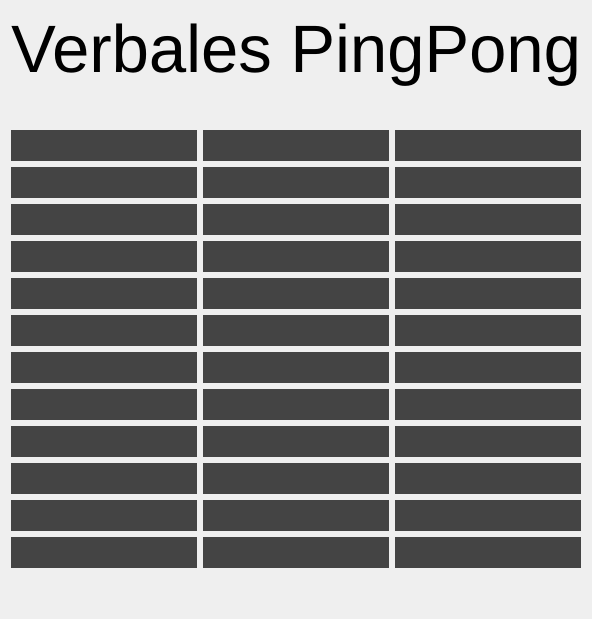
     <widget class="QWidget" name="page">
      <layout class="QVBoxLayout" name="verticalLayout_6">
       <item>
        <widget class="QLabel" name="labelPPName">
         <property name="font">
          <font>
           <pointsize>50</pointsize>
          </font>
         </property>
         <property name="styleSheet">
          <string notr="true">QWidget {background:qlineargradient(spread:pad, x1:0, y1:0, x2:1, y2:0, stop:0 rgba(0, 0, 0, 0), stop:1 rgba(255, 255, 255, 0))}</string>
         </property>
         <property name="text">
          <string>Verbales PingPong</string>
         </property>
         <property name="alignment">
          <set>Qt::AlignCenter</set>
         </property>
        </widget>
       </item>
       <item>
        <widget class="QLabel" name="labelPPGame">
         <property name="font">
          <font>
           <pointsize>20</pointsize>
          </font>
         </property>
         <property name="styleSheet">
          <string notr="true">QWidget {background:qlineargradient(spread:pad, x1:0, y1:0, x2:1, y2:0, stop:0 rgba(0, 0, 0, 0), stop:1 rgba(255, 255, 255, 0))}</string>
         </property>
         <property name="text">
          <string/>
         </property>
         <property name="alignment">
          <set>Qt::AlignCenter</set>
         </property>
        </widget>
       </item>
       <item>
        <layout class="QGridLayout" name="gridLayout_3">
         <item row="0" column="0">
          <widget class="QLabel" name="labelPPAnswer01">
           <property name="minimumSize">
            <size>
             <width>0</width>
             <height>0</height>
            </size>
           </property>
           <property name="baseSize">
            <size>
             <width>0</width>
             <height>0</height>
            </size>
           </property>
           <property name="font">
            <font>
             <pointsize>20</pointsize>
             <weight>75</weight>
             <bold>true</bold>
            </font>
           </property>
           <property name="styleSheet">
            <string notr="true">QWidget {background: rgb(68, 68, 68); color: rgb(68, 68, 68)}</string>
           </property>
           <property name="text">
            <string>TextLabel</string>
           </property>
          </widget>
         </item>
         <item row="1" column="0">
          <widget class="QLabel" name="labelPPAnswer02">
           <property name="minimumSize">
            <size>
             <width>0</width>
             <height>0</height>
            </size>
           </property>
           <property name="baseSize">
            <size>
             <width>0</width>
             <height>0</height>
            </size>
           </property>
           <property name="font">
            <font>
             <pointsize>20</pointsize>
             <weight>75</weight>
             <bold>true</bold>
            </font>
           </property>
           <property name="styleSheet">
            <string notr="true">QWidget {background: rgb(68, 68, 68); color: rgb(68, 68, 68)}</string>
           </property>
           <property name="text">
            <string>TextLabel</string>
           </property>
          </widget>
         </item>
         <item row="2" column="0">
          <widget class="QLabel" name="labelPPAnswer03">
           <property name="minimumSize">
            <size>
             <width>0</width>
             <height>0</height>
            </size>
           </property>
           <property name="baseSize">
            <size>
             <width>0</width>
             <height>0</height>
            </size>
           </property>
           <property name="font">
            <font>
             <pointsize>20</pointsize>
             <weight>75</weight>
             <bold>true</bold>
            </font>
           </property>
           <property name="styleSheet">
            <string notr="true">QWidget {background: rgb(68, 68, 68); color: rgb(68, 68, 68)}</string>
           </property>
           <property name="text">
            <string>TextLabel</string>
           </property>
          </widget>
         </item>
         <item row="3" column="0">
          <widget class="QLabel" name="labelPPAnswer04">
           <property name="minimumSize">
            <size>
             <width>0</width>
             <height>0</height>
            </size>
           </property>
           <property name="baseSize">
            <size>
             <width>0</width>
             <height>0</height>
            </size>
           </property>
           <property name="font">
            <font>
             <pointsize>20</pointsize>
             <weight>75</weight>
             <bold>true</bold>
            </font>
           </property>
           <property name="styleSheet">
            <string notr="true">QWidget {background: rgb(68, 68, 68); color: rgb(68, 68, 68)}</string>
           </property>
           <property name="text">
            <string>TextLabel</string>
           </property>
          </widget>
         </item>
         <item row="4" column="0">
          <widget class="QLabel" name="labelPPAnswer05">
           <property name="minimumSize">
            <size>
             <width>0</width>
             <height>0</height>
            </size>
           </property>
           <property name="baseSize">
            <size>
             <width>0</width>
             <height>0</height>
            </size>
           </property>
           <property name="font">
            <font>
             <pointsize>20</pointsize>
             <weight>75</weight>
             <bold>true</bold>
            </font>
           </property>
           <property name="styleSheet">
            <string notr="true">QWidget {background: rgb(68, 68, 68); color: rgb(68, 68, 68)}</string>
           </property>
           <property name="text">
            <string>TextLabel</string>
           </property>
          </widget>
         </item>
         <item row="5" column="0">
          <widget class="QLabel" name="labelPPAnswer06">
           <property name="minimumSize">
            <size>
             <width>0</width>
             <height>0</height>
            </size>
           </property>
           <property name="baseSize">
            <size>
             <width>0</width>
             <height>0</height>
            </size>
           </property>
           <property name="font">
            <font>
             <pointsize>20</pointsize>
             <weight>75</weight>
             <bold>true</bold>
            </font>
           </property>
           <property name="styleSheet">
            <string notr="true">QWidget {background: rgb(68, 68, 68); color: rgb(68, 68, 68)}</string>
           </property>
           <property name="text">
            <string>TextLabel</string>
           </property>
          </widget>
         </item>
         <item row="6" column="0">
          <widget class="QLabel" name="labelPPAnswer07">
           <property name="minimumSize">
            <size>
             <width>0</width>
             <height>0</height>
            </size>
           </property>
           <property name="baseSize">
            <size>
             <width>0</width>
             <height>0</height>
            </size>
           </property>
           <property name="font">
            <font>
             <pointsize>20</pointsize>
             <weight>75</weight>
             <bold>true</bold>
            </font>
           </property>
           <property name="styleSheet">
            <string notr="true">QWidget {background: rgb(68, 68, 68); color: rgb(68, 68, 68)}</string>
           </property>
           <property name="text">
            <string>TextLabel</string>
           </property>
          </widget>
         </item>
         <item row="7" column="0">
          <widget class="QLabel" name="labelPPAnswer08">
           <property name="minimumSize">
            <size>
             <width>0</width>
             <height>0</height>
            </size>
           </property>
           <property name="baseSize">
            <size>
             <width>0</width>
             <height>0</height>
            </size>
           </property>
           <property name="font">
            <font>
             <pointsize>20</pointsize>
             <weight>75</weight>
             <bold>true</bold>
            </font>
           </property>
           <property name="styleSheet">
            <string notr="true">QWidget {background: rgb(68, 68, 68); color: rgb(68, 68, 68)}</string>
           </property>
           <property name="text">
            <string>TextLabel</string>
           </property>
          </widget>
         </item>
         <item row="8" column="0">
          <widget class="QLabel" name="labelPPAnswer09">
           <property name="minimumSize">
            <size>
             <width>0</width>
             <height>0</height>
            </size>
           </property>
           <property name="baseSize">
            <size>
             <width>0</width>
             <height>0</height>
            </size>
           </property>
           <property name="font">
            <font>
             <pointsize>20</pointsize>
             <weight>75</weight>
             <bold>true</bold>
            </font>
           </property>
           <property name="styleSheet">
            <string notr="true">QWidget {background: rgb(68, 68, 68); color: rgb(68, 68, 68)}</string>
           </property>
           <property name="text">
            <string>TextLabel</string>
           </property>
          </widget>
         </item>
         <item row="9" column="0">
          <widget class="QLabel" name="labelPPAnswer10">
           <property name="minimumSize">
            <size>
             <width>0</width>
             <height>0</height>
            </size>
           </property>
           <property name="baseSize">
            <size>
             <width>0</width>
             <height>0</height>
            </size>
           </property>
           <property name="font">
            <font>
             <pointsize>20</pointsize>
             <weight>75</weight>
             <bold>true</bold>
            </font>
           </property>
           <property name="styleSheet">
            <string notr="true">QWidget {background: rgb(68, 68, 68); color: rgb(68, 68, 68)}</string>
           </property>
           <property name="text">
            <string>TextLabel</string>
           </property>
          </widget>
         </item>
         <item row="10" column="0">
          <widget class="QLabel" name="labelPPAnswer11">
           <property name="minimumSize">
            <size>
             <width>0</width>
             <height>0</height>
            </size>
           </property>
           <property name="baseSize">
            <size>
             <width>0</width>
             <height>0</height>
            </size>
           </property>
           <property name="font">
            <font>
             <pointsize>20</pointsize>
             <weight>75</weight>
             <bold>true</bold>
            </font>
           </property>
           <property name="styleSheet">
            <string notr="true">QWidget {background: rgb(68, 68, 68); color: rgb(68, 68, 68)}</string>
           </property>
           <property name="text">
            <string>TextLabel</string>
           </property>
          </widget>
         </item>
         <item row="11" column="0">
          <widget class="QLabel" name="labelPPAnswer12">
           <property name="minimumSize">
            <size>
             <width>0</width>
             <height>0</height>
            </size>
           </property>
           <property name="baseSize">
            <size>
             <width>0</width>
             <height>0</height>
            </size>
           </property>
           <property name="font">
            <font>
             <pointsize>20</pointsize>
             <weight>75</weight>
             <bold>true</bold>
            </font>
           </property>
           <property name="styleSheet">
            <string notr="true">QWidget {background: rgb(68, 68, 68); color: rgb(68, 68, 68)}</string>
           </property>
           <property name="text">
            <string>TextLabel</string>
           </property>
          </widget>
         </item>
         <item row="0" column="1">
          <widget class="QLabel" name="labelPPAnswer13">
           <property name="minimumSize">
            <size>
             <width>0</width>
             <height>0</height>
            </size>
           </property>
           <property name="baseSize">
            <size>
             <width>0</width>
             <height>0</height>
            </size>
           </property>
           <property name="font">
            <font>
             <pointsize>20</pointsize>
             <weight>75</weight>
             <bold>true</bold>
            </font>
           </property>
           <property name="styleSheet">
            <string notr="true">QWidget {background: rgb(68, 68, 68); color: rgb(68, 68, 68)}</string>
           </property>
           <property name="text">
            <string>TextLabel</string>
           </property>
          </widget>
         </item>
         <item row="1" column="1">
          <widget class="QLabel" name="labelPPAnswer14">
           <property name="minimumSize">
            <size>
             <width>0</width>
             <height>0</height>
            </size>
           </property>
           <property name="baseSize">
            <size>
             <width>0</width>
             <height>0</height>
            </size>
           </property>
           <property name="font">
            <font>
             <pointsize>20</pointsize>
             <weight>75</weight>
             <bold>true</bold>
            </font>
           </property>
           <property name="styleSheet">
            <string notr="true">QWidget {background: rgb(68, 68, 68); color: rgb(68, 68, 68)}</string>
           </property>
           <property name="text">
            <string>TextLabel</string>
           </property>
          </widget>
         </item>
         <item row="2" column="1">
          <widget class="QLabel" name="labelPPAnswer15">
           <property name="minimumSize">
            <size>
             <width>0</width>
             <height>0</height>
            </size>
           </property>
           <property name="baseSize">
            <size>
             <width>0</width>
             <height>0</height>
            </size>
           </property>
           <property name="font">
            <font>
             <pointsize>20</pointsize>
             <weight>75</weight>
             <bold>true</bold>
            </font>
           </property>
           <property name="styleSheet">
            <string notr="true">QWidget {background: rgb(68, 68, 68); color: rgb(68, 68, 68)}</string>
           </property>
           <property name="text">
            <string>TextLabel</string>
           </property>
          </widget>
         </item>
         <item row="3" column="1">
          <widget class="QLabel" name="labelPPAnswer16">
           <property name="minimumSize">
            <size>
             <width>0</width>
             <height>0</height>
            </size>
           </property>
           <property name="baseSize">
            <size>
             <width>0</width>
             <height>0</height>
            </size>
           </property>
           <property name="font">
            <font>
             <pointsize>20</pointsize>
             <weight>75</weight>
             <bold>true</bold>
            </font>
           </property>
           <property name="styleSheet">
            <string notr="true">QWidget {background: rgb(68, 68, 68); color: rgb(68, 68, 68)}</string>
           </property>
           <property name="text">
            <string>TextLabel</string>
           </property>
          </widget>
         </item>
         <item row="4" column="1">
          <widget class="QLabel" name="labelPPAnswer17">
           <property name="minimumSize">
            <size>
             <width>0</width>
             <height>0</height>
            </size>
           </property>
           <property name="baseSize">
            <size>
             <width>0</width>
             <height>0</height>
            </size>
           </property>
           <property name="font">
            <font>
             <pointsize>20</pointsize>
             <weight>75</weight>
             <bold>true</bold>
            </font>
           </property>
           <property name="styleSheet">
            <string notr="true">QWidget {background: rgb(68, 68, 68); color: rgb(68, 68, 68)}</string>
           </property>
           <property name="text">
            <string>TextLabel</string>
           </property>
          </widget>
         </item>
         <item row="5" column="1">
          <widget class="QLabel" name="labelPPAnswer18">
           <property name="minimumSize">
            <size>
             <width>0</width>
             <height>0</height>
            </size>
           </property>
           <property name="baseSize">
            <size>
             <width>0</width>
             <height>0</height>
            </size>
           </property>
           <property name="font">
            <font>
             <pointsize>20</pointsize>
             <weight>75</weight>
             <bold>true</bold>
            </font>
           </property>
           <property name="styleSheet">
            <string notr="true">QWidget {background: rgb(68, 68, 68); color: rgb(68, 68, 68)}</string>
           </property>
           <property name="text">
            <string>TextLabel</string>
           </property>
          </widget>
         </item>
         <item row="6" column="1">
          <widget class="QLabel" name="labelPPAnswer19">
           <property name="minimumSize">
            <size>
             <width>0</width>
             <height>0</height>
            </size>
           </property>
           <property name="baseSize">
            <size>
             <width>0</width>
             <height>0</height>
            </size>
           </property>
           <property name="font">
            <font>
             <pointsize>20</pointsize>
             <weight>75</weight>
             <bold>true</bold>
            </font>
           </property>
           <property name="styleSheet">
            <string notr="true">QWidget {background: rgb(68, 68, 68); color: rgb(68, 68, 68)}</string>
           </property>
           <property name="text">
            <string>TextLabel</string>
           </property>
          </widget>
         </item>
         <item row="7" column="1">
          <widget class="QLabel" name="labelPPAnswer20">
           <property name="minimumSize">
            <size>
             <width>0</width>
             <height>0</height>
            </size>
           </property>
           <property name="baseSize">
            <size>
             <width>0</width>
             <height>0</height>
            </size>
           </property>
           <property name="font">
            <font>
             <pointsize>20</pointsize>
             <weight>75</weight>
             <bold>true</bold>
            </font>
           </property>
           <property name="styleSheet">
            <string notr="true">QWidget {background: rgb(68, 68, 68); color: rgb(68, 68, 68)}</string>
           </property>
           <property name="text">
            <string>TextLabel</string>
           </property>
          </widget>
         </item>
         <item row="8" column="1">
          <widget class="QLabel" name="labelPPAnswer21">
           <property name="minimumSize">
            <size>
             <width>0</width>
             <height>0</height>
            </size>
           </property>
           <property name="baseSize">
            <size>
             <width>0</width>
             <height>0</height>
            </size>
           </property>
           <property name="font">
            <font>
             <pointsize>20</pointsize>
             <weight>75</weight>
             <bold>true</bold>
            </font>
           </property>
           <property name="styleSheet">
            <string notr="true">QWidget {background: rgb(68, 68, 68); color: rgb(68, 68, 68)}</string>
           </property>
           <property name="text">
            <string>TextLabel</string>
           </property>
          </widget>
         </item>
         <item row="9" column="1">
          <widget class="QLabel" name="labelPPAnswer22">
           <property name="minimumSize">
            <size>
             <width>0</width>
             <height>0</height>
            </size>
           </property>
           <property name="baseSize">
            <size>
             <width>0</width>
             <height>0</height>
            </size>
           </property>
           <property name="font">
            <font>
             <pointsize>20</pointsize>
             <weight>75</weight>
             <bold>true</bold>
            </font>
           </property>
           <property name="styleSheet">
            <string notr="true">QWidget {background: rgb(68, 68, 68); color: rgb(68, 68, 68)}</string>
           </property>
           <property name="text">
            <string>TextLabel</string>
           </property>
          </widget>
         </item>
         <item row="10" column="1">
          <widget class="QLabel" name="labelPPAnswer23">
           <property name="minimumSize">
            <size>
             <width>0</width>
             <height>0</height>
            </size>
           </property>
           <property name="baseSize">
            <size>
             <width>0</width>
             <height>0</height>
            </size>
           </property>
           <property name="font">
            <font>
             <pointsize>20</pointsize>
             <weight>75</weight>
             <bold>true</bold>
            </font>
           </property>
           <property name="styleSheet">
            <string notr="true">QWidget {background: rgb(68, 68, 68); color: rgb(68, 68, 68)}</string>
           </property>
           <property name="text">
            <string>TextLabel</string>
           </property>
          </widget>
         </item>
         <item row="11" column="1">
          <widget class="QLabel" name="labelPPAnswer24">
           <property name="minimumSize">
            <size>
             <width>0</width>
             <height>0</height>
            </size>
           </property>
           <property name="baseSize">
            <size>
             <width>0</width>
             <height>0</height>
            </size>
           </property>
           <property name="font">
            <font>
             <pointsize>20</pointsize>
             <weight>75</weight>
             <bold>true</bold>
            </font>
           </property>
           <property name="styleSheet">
            <string notr="true">QWidget {background: rgb(68, 68, 68); color: rgb(68, 68, 68)}</string>
           </property>
           <property name="text">
            <string>TextLabel</string>
           </property>
          </widget>
         </item>
         <item row="0" column="2">
          <widget class="QLabel" name="labelPPAnswer25">
           <property name="minimumSize">
            <size>
             <width>0</width>
             <height>0</height>
            </size>
           </property>
           <property name="baseSize">
            <size>
             <width>0</width>
             <height>0</height>
            </size>
           </property>
           <property name="font">
            <font>
             <pointsize>20</pointsize>
             <weight>75</weight>
             <bold>true</bold>
            </font>
           </property>
           <property name="styleSheet">
            <string notr="true">QWidget {background: rgb(68, 68, 68); color: rgb(68, 68, 68)}</string>
           </property>
           <property name="text">
            <string>TextLabel</string>
           </property>
          </widget>
         </item>
         <item row="1" column="2">
          <widget class="QLabel" name="labelPPAnswer26">
           <property name="minimumSize">
            <size>
             <width>0</width>
             <height>0</height>
            </size>
           </property>
           <property name="baseSize">
            <size>
             <width>0</width>
             <height>0</height>
            </size>
           </property>
           <property name="font">
            <font>
             <pointsize>20</pointsize>
             <weight>75</weight>
             <bold>true</bold>
            </font>
           </property>
           <property name="styleSheet">
            <string notr="true">QWidget {background: rgb(68, 68, 68); color: rgb(68, 68, 68)}</string>
           </property>
           <property name="text">
            <string>TextLabel</string>
           </property>
          </widget>
         </item>
         <item row="2" column="2">
          <widget class="QLabel" name="labelPPAnswer27">
           <property name="minimumSize">
            <size>
             <width>0</width>
             <height>0</height>
            </size>
           </property>
           <property name="baseSize">
            <size>
             <width>0</width>
             <height>0</height>
            </size>
           </property>
           <property name="font">
            <font>
             <pointsize>20</pointsize>
             <weight>75</weight>
             <bold>true</bold>
            </font>
           </property>
           <property name="styleSheet">
            <string notr="true">QWidget {background: rgb(68, 68, 68); color: rgb(68, 68, 68)}</string>
           </property>
           <property name="text">
            <string>TextLabel</string>
           </property>
          </widget>
         </item>
         <item row="3" column="2">
          <widget class="QLabel" name="labelPPAnswer28">
           <property name="minimumSize">
            <size>
             <width>0</width>
             <height>0</height>
            </size>
           </property>
           <property name="baseSize">
            <size>
             <width>0</width>
             <height>0</height>
            </size>
           </property>
           <property name="font">
            <font>
             <pointsize>20</pointsize>
             <weight>75</weight>
             <bold>true</bold>
            </font>
           </property>
           <property name="styleSheet">
            <string notr="true">QWidget {background: rgb(68, 68, 68); color: rgb(68, 68, 68)}</string>
           </property>
           <property name="text">
            <string>TextLabel</string>
           </property>
          </widget>
         </item>
         <item row="4" column="2">
          <widget class="QLabel" name="labelPPAnswer29">
           <property name="minimumSize">
            <size>
             <width>0</width>
             <height>0</height>
            </size>
           </property>
           <property name="baseSize">
            <size>
             <width>0</width>
             <height>0</height>
            </size>
           </property>
           <property name="font">
            <font>
             <pointsize>20</pointsize>
             <weight>75</weight>
             <bold>true</bold>
            </font>
           </property>
           <property name="styleSheet">
            <string notr="true">QWidget {background: rgb(68, 68, 68); color: rgb(68, 68, 68)}</string>
           </property>
           <property name="text">
            <string>TextLabel</string>
           </property>
          </widget>
         </item>
         <item row="5" column="2">
          <widget class="QLabel" name="labelPPAnswer30">
           <property name="minimumSize">
            <size>
             <width>0</width>
             <height>0</height>
            </size>
           </property>
           <property name="baseSize">
            <size>
             <width>0</width>
             <height>0</height>
            </size>
           </property>
           <property name="font">
            <font>
             <pointsize>20</pointsize>
             <weight>75</weight>
             <bold>true</bold>
            </font>
           </property>
           <property name="styleSheet">
            <string notr="true">QWidget {background: rgb(68, 68, 68); color: rgb(68, 68, 68)}</string>
           </property>
           <property name="text">
            <string>TextLabel</string>
           </property>
          </widget>
         </item>
         <item row="6" column="2">
          <widget class="QLabel" name="labelPPAnswer31">
           <property name="font">
            <font>
             <pointsize>20</pointsize>
             <weight>75</weight>
             <bold>true</bold>
            </font>
           </property>
           <property name="styleSheet">
            <string notr="true">QWidget {background: rgb(68, 68, 68); color: rgb(68, 68, 68)}</string>
           </property>
           <property name="text">
            <string/>
           </property>
          </widget>
         </item>
         <item row="7" column="2">
          <widget class="QLabel" name="labelPPAnswer32">
           <property name="font">
            <font>
             <pointsize>20</pointsize>
             <weight>75</weight>
             <bold>true</bold>
            </font>
           </property>
           <property name="styleSheet">
            <string notr="true">QWidget {background: rgb(68, 68, 68); color: rgb(68, 68, 68)}</string>
           </property>
           <property name="text">
            <string/>
           </property>
          </widget>
         </item>
         <item row="8" column="2">
          <widget class="QLabel" name="labelPPAnswer33">
           <property name="font">
            <font>
             <pointsize>20</pointsize>
             <weight>75</weight>
             <bold>true</bold>
            </font>
           </property>
           <property name="styleSheet">
            <string notr="true">QWidget {background: rgb(68, 68, 68); color: rgb(68, 68, 68)}</string>
           </property>
           <property name="text">
            <string/>
           </property>
          </widget>
         </item>
         <item row="9" column="2">
          <widget class="QLabel" name="labelPPAnswer34">
           <property name="font">
            <font>
             <pointsize>20</pointsize>
             <weight>75</weight>
             <bold>true</bold>
            </font>
           </property>
           <property name="styleSheet">
            <string notr="true">QWidget {background: rgb(68, 68, 68); color: rgb(68, 68, 68)}</string>
           </property>
           <property name="text">
            <string/>
           </property>
          </widget>
         </item>
         <item row="10" column="2">
          <widget class="QLabel" name="labelPPAnswer35">
           <property name="font">
            <font>
             <pointsize>20</pointsize>
             <weight>75</weight>
             <bold>true</bold>
            </font>
           </property>
           <property name="styleSheet">
            <string notr="true">QWidget {background: rgb(68, 68, 68); color: rgb(68, 68, 68)}</string>
           </property>
           <property name="text">
            <string/>
           </property>
          </widget>
         </item>
         <item row="11" column="2">
          <widget class="QLabel" name="labelPPAnswer36">
           <property name="font">
            <font>
             <pointsize>20</pointsize>
             <weight>75</weight>
             <bold>true</bold>
            </font>
           </property>
           <property name="styleSheet">
            <string notr="true">QWidget {background: rgb(68, 68, 68); color: rgb(68, 68, 68)}</string>
           </property>
           <property name="text">
            <string/>
           </property>
          </widget>
         </item>
        </layout>
       </item>
       <item>
        <spacer name="verticalSpacer_9">
         <property name="orientation">
          <enum>Qt::Vertical</enum>
         </property>
         <property name="sizeHint" stdset="0">
          <size>
           <width>20</width>
           <height>40</height>
          </size>
         </property>
        </spacer>
       </item>
      </layout>
     </widget>
